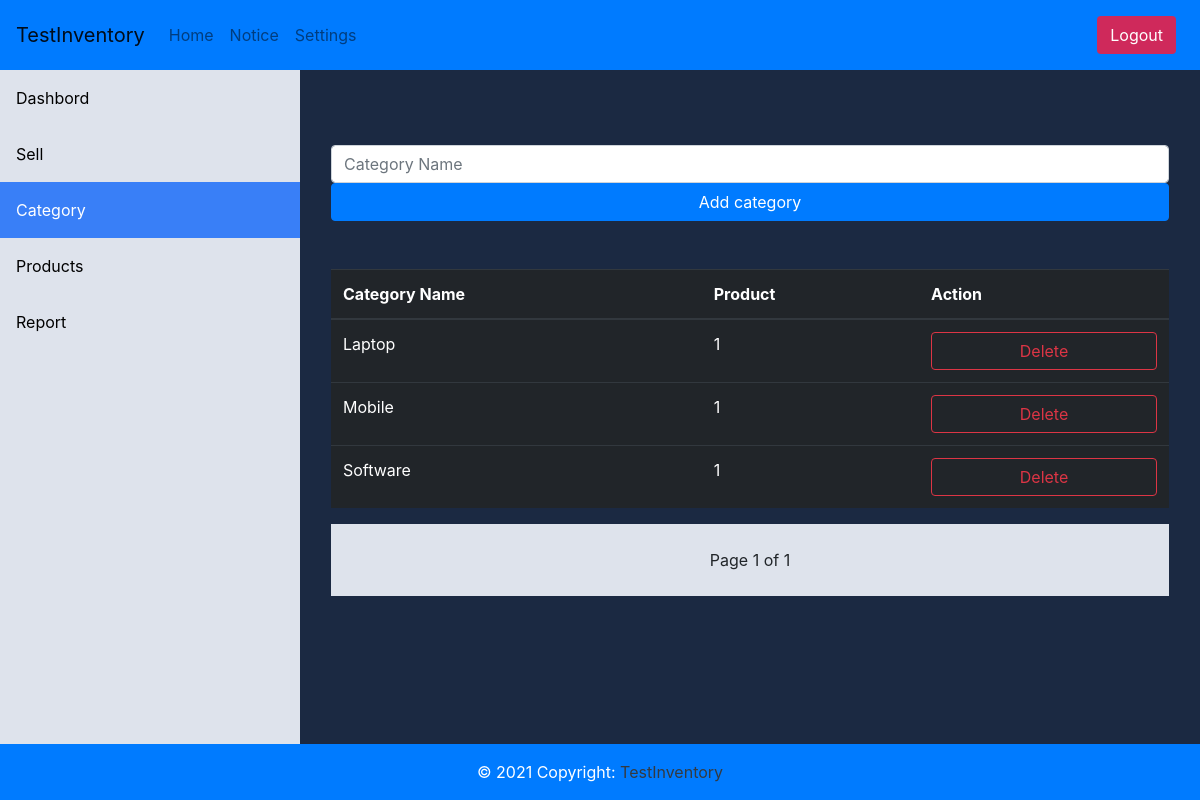
The app's page /category (signed in) with its own data.
### inventory/models.py (models this page shows, shortened)
class cat(models.Model):
    name = models.CharField(max_length=100)
    count = models.IntegerField(default=0)

### inventory/views.py (the view, shortened to what this page needs)
# urls.py: path('category', views.category, name='category'),
def category(request):
    if request.user.is_authenticated:
        catp = cat.objects.all()
        page = request.GET.get('page', 1)
        paginator = Paginator(catp, 6)
        try:
            all_cat = paginator.page(page)
        except PageNotAnInteger:
            all_cat = paginator.page(1)
        except EmptyPage:
            all_cat = paginator.page(paginator.num_pages)
        return render(request, 'option/category.html', {'cat_name': all_cat})
    else:
        return redirect('index')

### template/option/category.html (shortened to what this page needs)
{%extends 'base.html'%}
{%block body%}
<div class="content">
  <div class="container mt-1">
    <form action="category" method="POST">
      <input type="text" class="form-control" name="category" placeholder="Category Name" required>
      <button type="submit" class="btn-block btn btn-primary">Add category</button>
    </form>
    <div>
      <table class="table table-dark mt-5">
        <thead>
          <tr>
            <th scope="col">Category Name</th>
            <th scope="col">Product</th>
            <th scope="col">Action</th>
          </tr>
        </thead>
        <tbody>
          {%for n in cat_name%}
          <tr>
            <td>{{n.name}}</td>
            <td>{{n.count}}</td>
            <td><a href="/del_category/{{ n.id }}"
                onclick="return confirm('Are you sure you want to delete this?')"><button
                  class="btn-block btn btn-outline-danger">Delete</button></a></td>
          </tr>
          {%endfor%}
        </tbody>
      </table>
      <div class="container p-4" style="background-color: #dee3ec;">
        <div class="pagination justify-content-center">
          <span class="step-links">
            <span class="current">
              Page {{ cat_name.number }} of {{ cat_name.paginator.num_pages }}
            </span>
          </span>
        </div>
      </div>
      <br><br><br>
    </div>
  </div>
</div>
<br>
<br>
<br>
<br>
<br>
{%endblock%}

### template/slidebar.html (style rules this page uses)
div.content { margin-left: 300px; margin-top: 70px; padding: 1px 16px; height: 100%; }

### records on screen
cat: name "Laptop", count "1"
cat: name "Mobile", count "1"
cat: name "Software", count "1"

### other values on screen
{{ cat_name.number }} "1"
{{ cat_name.paginator.num_pages }} "1"
